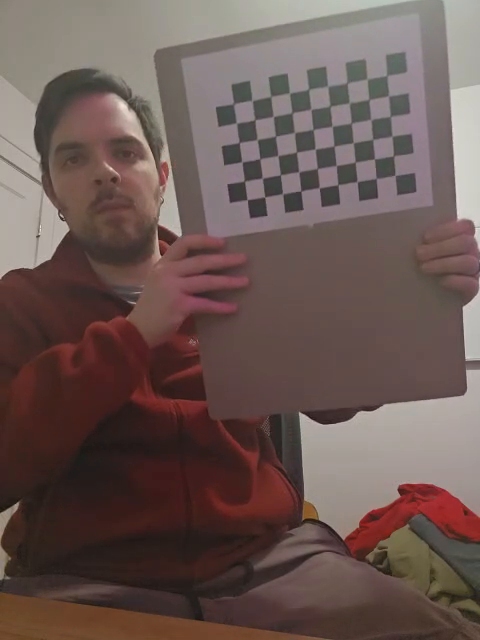
#> input picture frame 51 of examples/calib-from-video/VID_20251210_135648.mp4, 480 x 640 px
$ jupyter execute nb01-calibrate.ipynb
#> lines starting #> are read from the running program, lines starting #| are printed output that depends on the picture
[cell 1]
import cv2 as cv
import matplotlib.pyplot as plt
import numpy as np

cap = cv.VideoCapture('VID_20251210_135648.mp4')

[cell 2]
CHESSBOARD = (9, 6)
SQUARE_SIZE = 1.0

objp = np.zeros((CHESSBOARD[0] * CHESSBOARD[1], 3), dtype=np.float32)
objp[:, :2] = np.mgrid[0:CHESSBOARD[0], 0:CHESSBOARD[1]].T.reshape(-1, 2)

objpoints = []
imgpoints = []

[cell 3]
# Set up termination criteria for corner subpixel refinement
criteria = (cv.TERM_CRITERIA_EPS + cv.TERM_CRITERIA_MAX_ITER, 30, 0.001)


frame_idx = 0
while True:
    # take every 5th frame
    for _ in range(4):
        _ = cap.read()
#> this loop made 4 passes
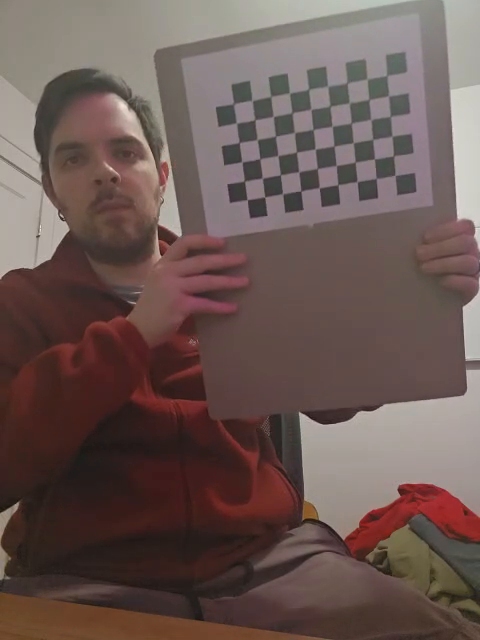
#> input picture frame 51 of examples/calib-from-video/VID_20251210_135648.mp4, 480 x 640 px
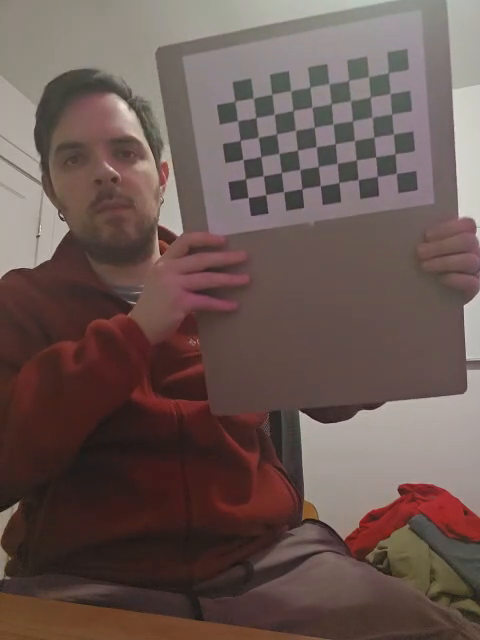
#> input picture frame 52 of examples/calib-from-video/VID_20251210_135648.mp4, 480 x 640 px
    ret, frame = cap.read()
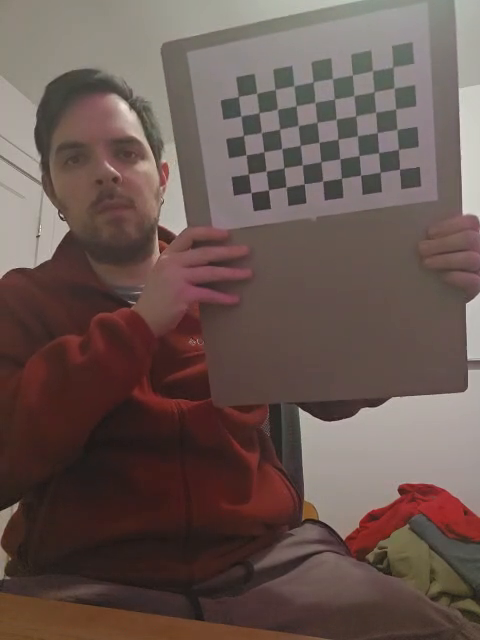
#> input picture frame 55 of examples/calib-from-video/VID_20251210_135648.mp4, 480 x 640 px
#> frame is the input picture: shape (640, 480, 3); mean B, G, R 80.9, 86.5, 104.7
    if not ret:
        break   # end of video
    frame_idx += 5

    img = frame
    gray = cv.cvtColor(img, cv.COLOR_BGR2GRAY)
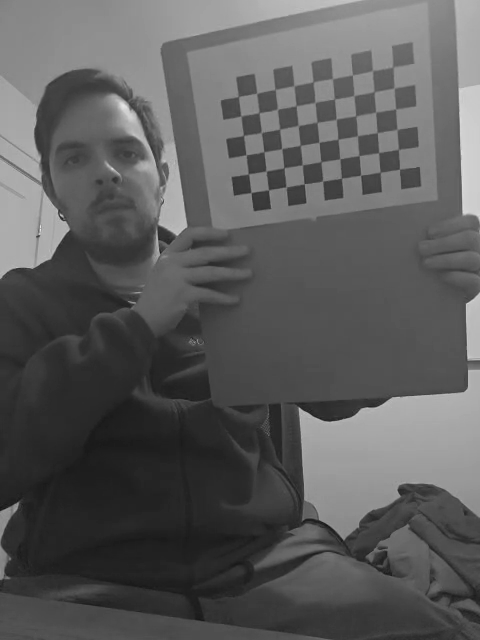
#> gray: shape (640, 480); min 22, max 234, mean 91.3

    # Find the chessboard's interior corners
    ret, corners = cv.findChessboardCorners(gray, patternSize=CHESSBOARD, corners=None)
#> ret = True; corners = 54 rows, first 8: [399.5, 169], [380.3, 172.2], [360.5, 175.2], [341.4, 178.2], [322.6, 180.9], [304.2, 183.8], [286, 186.8], [268.6, 190]

    if ret:
        # If corners were successfully found
        # Add object points
        objpoints.append(objp)  # same for every image, since we know the geometry

        # Refine the detected image corners, and add them
        corners2 = cv.cornerSubPix(
            image=gray,
            corners=corners,
            winSize=(11, 11),
            zeroZone=(-1, -1),
            criteria=criteria,
        )
#> corners2 = 54 rows, first 8: [399.5, 169.2], [380.1, 172.3], [360.6, 175.2], [341.3, 178.3], [322.8, 181.1], [304.2, 183.8], [286.1, 186.8], [268.4, 189.9]
        imgpoints.append(corners2)
    else:
        print(f"Failed to detect chessboard in frame '{frame_idx}'.")
        objpoints.append(None)
        imgpoints.append(None)

cap.release()

$ run again, starting later in the video
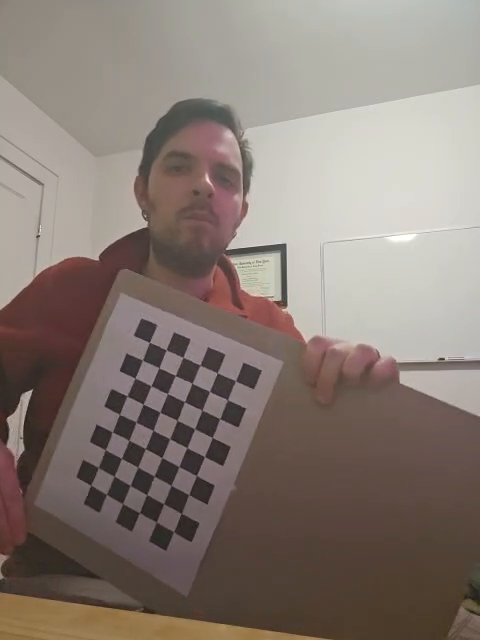
#> input picture frame 230 of examples/calib-from-video/VID_20251210_135648.mp4, 480 x 640 px
#> the loop `for _ in range(4):` made 4 passes
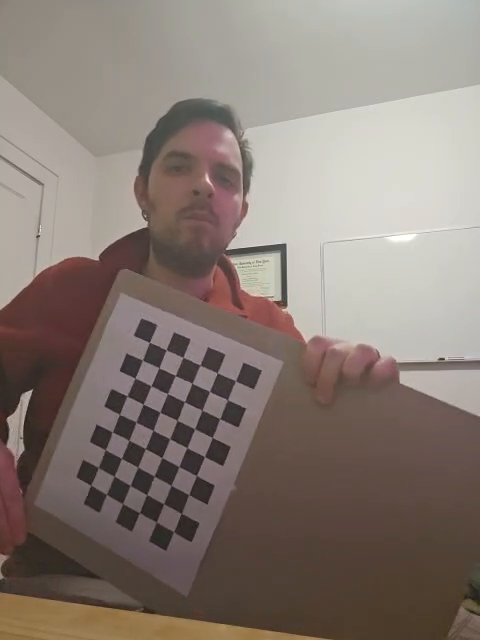
#> input picture frame 230 of examples/calib-from-video/VID_20251210_135648.mp4, 480 x 640 px
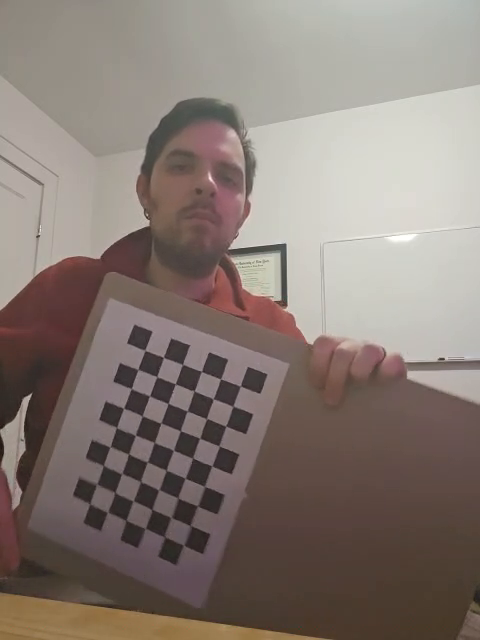
#> input picture frame 234 of examples/calib-from-video/VID_20251210_135648.mp4, 480 x 640 px
#> frame is the input picture: shape (640, 480, 3); mean B, G, R 116.5, 123.4, 135.5
#> `gray = cv.cvtColor(img, cv.COLOR_BGR2GRAY)`:
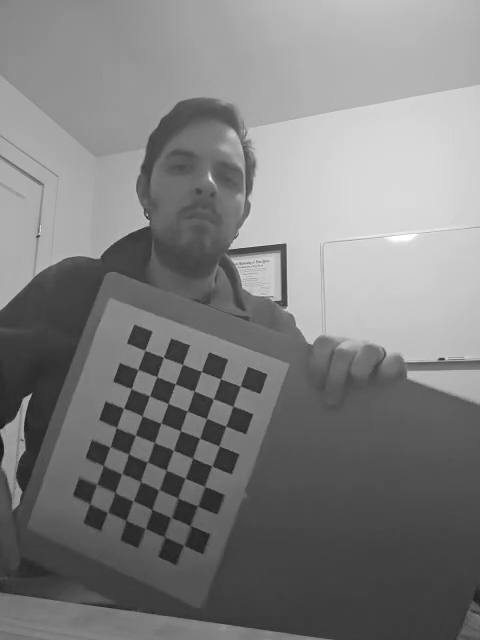
#> gray: shape (640, 480); min 23, max 255, mean 126.3
#> ret = True; corners = 54 rows, first 8: [240.6, 385.8], [233.2, 406.4], [225.6, 426], [219, 445.7], [211.7, 465.8], [204.5, 486.5], [197.4, 505.7], [190, 525.6]
#> corners2 = 54 rows, first 8: [240.2, 386], [232.9, 406.2], [225.7, 426], [219.3, 446], [211.8, 465.8], [204.6, 486.4], [197.5, 506], [190.5, 525.5]

$ run again, starting later in the video
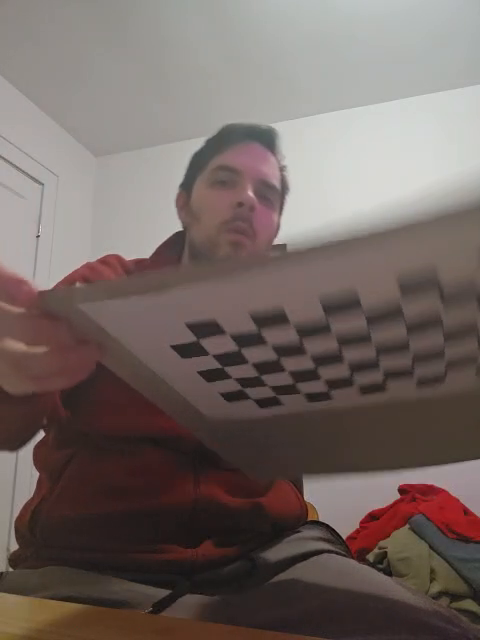
#> input picture frame 409 of examples/calib-from-video/VID_20251210_135648.mp4, 480 x 640 px
#> the loop `for _ in range(4):` made 4 passes
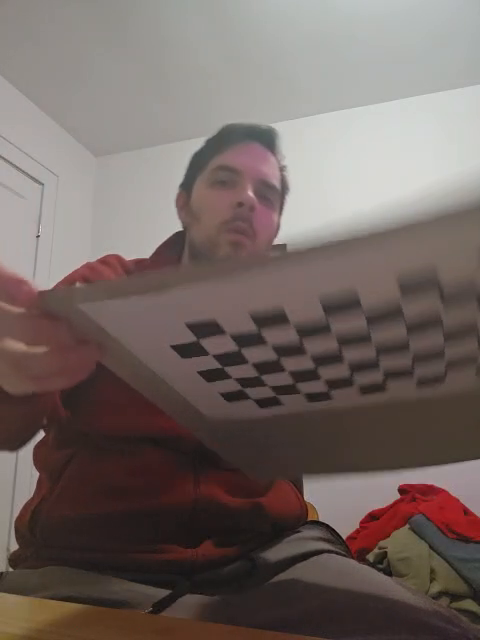
#> input picture frame 409 of examples/calib-from-video/VID_20251210_135648.mp4, 480 x 640 px
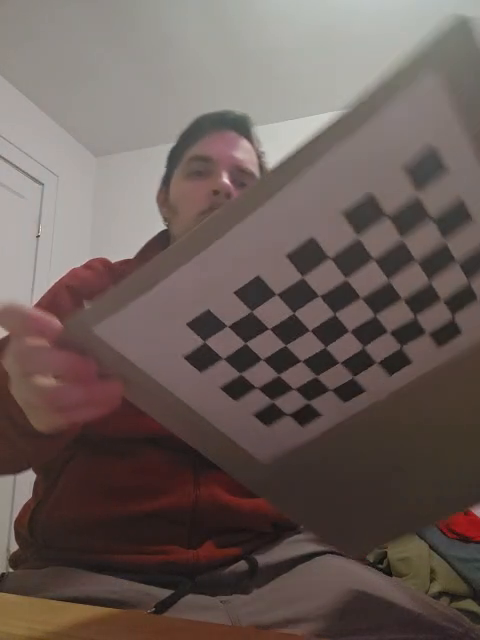
#> input picture frame 413 of examples/calib-from-video/VID_20251210_135648.mp4, 480 x 640 px
#> frame is the input picture: shape (640, 480, 3); mean B, G, R 87.9, 92.5, 106.1
#> `gray = cv.cvtColor(img, cv.COLOR_BGR2GRAY)`:
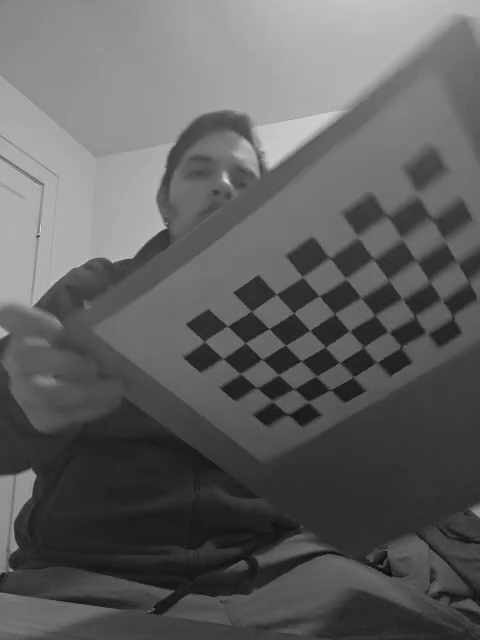
#> gray: shape (640, 480); min 5, max 228, mean 96.1
#> ret = False; corners = 54 rows, first 8: [475, 299], [452.5, 316], [427, 332.5], [401.5, 347], [377, 362], [353.5, 377.5], [330.5, 389.5], [309, 401.5]
